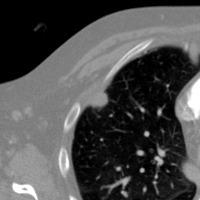
#> input picture Projeto/DataSet/all_nods_benignos/LIDC-IDRI-00431.png, 200 x 200 px, found by its file name; its folder holds only this picture in this run
$ python features.py
#> lines starting #> are read from the running program, lines starting #| are printed output that depends on the picture; after the words box and inside, x2 and y2 are one past the last pixel; in counts of white or black regions, pixels touching at a corner belong together
### Projeto/src/PDI/machine_learning.py

# Bibliotecas

import os

import matplotlib.pyplot as plt
import numpy as np
import pandas as pd
from random import shuffle

import cv2
from skimage.measure import regionprops
from skimage.filters import threshold_otsu
from vc import cut_img
from pre_proc_good import pp_good

from sklearn import metrics,svm
from sklearn.metrics import classification_report
from sklearn.ensemble import RandomForestClassifier
from sklearn.neural_network import MLPClassifier
from sklearn.neighbors import KNeighborsClassifier
from sklearn.linear_model import SGDClassifier
from sklearn.naive_bayes import GaussianNB
from sklearn import tree
from sklearn.preprocessing import MaxAbsScaler


# Preparando o dataset
def load_data(datadir, classes):
#> called with datadir = '..\\..\\DataSet'
    training_data = []
    label = []
    for classe in range(len(classes)):
        path = os.path.join(datadir, classes[classe])
        shufled_list  = list(os.listdir(path))
        shuffle(shufled_list)
        for img in shufled_list:
            img_array = cv2.imread(os.path.join(path, img), cv2.IMREAD_GRAYSCALE)
#> img_array is the input picture: shape (200, 200); min 0, max 255, mean 76.2
            #print(img_array.shape)
            img_array = cut_img(img_array)
#> in cut_img, `return imagem[c_x - l: c_x + l, c_y - a: c_y + a]`:
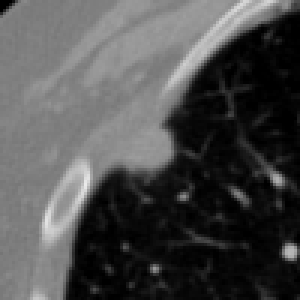
#> returned value: shape (100, 100) (shown 3 times larger); min 0, max 234, mean 76.9
            #print(img_array.shape)
            unique = np.unique(img_array)
#> unique = 226 values from 0 to 234
            if len(unique) == 1:
                continue
            training_data.append(img_array)
            label.append(classe)
#> pass 2 of the loop in load_data, `for classe in range(len(classes)):`:
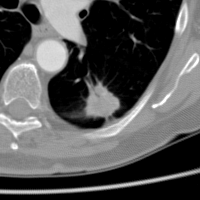
#> input picture Projeto/DataSet/all_nods_malignos/LIDC-IDRI-00010.png, 200 x 200 px, found by its file name
#> in load_data, img_array is the input picture: shape (200, 200); min 0, max 255, mean 86.3
#> in cut_img (call 2), `return imagem[c_x - l: c_x + l, c_y - a: c_y + a]`:
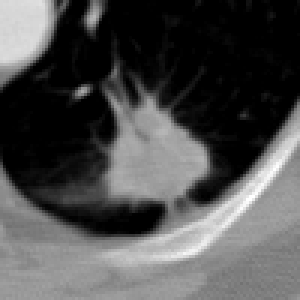
#> returned value: shape (100, 100) (shown 3 times larger); min 0, max 255, mean 78.2
#> unique = 255 values from 0 to 255
    return training_data, label


# Extração dos Atributos
def get_contours_param(contour):
    contour_area = contour[0].filled_area
    contour_perimeter = contour[0].perimeter
    contour_convex_area = contour[0].convex_area
    diameter = contour[0].equivalent_diameter
    return contour_area , contour_perimeter, contour_convex_area, diameter


def features_extraction(images):
    features_list = []
    for image in images:
        thresh = threshold_otsu(image)
        binary = np.array(image > thresh).astype(int)
        white_pixel = np.where(binary > 0)
        if len(white_pixel[0]) > 7000:
            binary = abs(1-binary) # ajuste de imagens negativas
        regions = regionprops(binary)
        contour_area , contour_perimeter, contour_convex_area, diameter = get_contours_param(regions)
        features_list.append([contour_area , contour_perimeter, contour_convex_area, diameter])
    norm = MaxAbsScaler()
    norm.fit(features_list)
    norm_features = norm.transform(features_list)
    return norm_features

# [47 lines left out: functions features_extraction_ppg, generate_svm_model, generate_SGDC_model, generate_naive_bayes_model, generate_decision_tree_model, generate_random_forest_model and 1 more, not called in this run]
def generate_knn_model(train_data,label_train_data,test_data):
    knn = KNeighborsClassifier()
    knn.fit(train_data,label_train_data)
    predicted = knn.predict(test_data)
    return predicted

# A função abaixo pega todos os classificadores
def gen_classifiers(train_data,label_train_data,test_data):
    return generate_knn_model(train_data,label_train_data,test_data),\
    generate_MLP_model(train_data,label_train_data,test_data),\
    generate_SGDC_model(train_data,label_train_data,test_data),\
    generate_svm_model(train_data,label_train_data,test_data),\
    generate_decision_tree_model(train_data,label_train_data,test_data),\
    generate_naive_bayes_model(train_data,label_train_data,test_data),\
    generate_random_forest_model(train_data,label_train_data,test_data),

### Projeto/src/PDI/vc.py
import cv2
import numpy as np
import skimage
from skimage import segmentation
from matplotlib import pyplot as plt

def cut_img(imagem, l = 50, a = 50):
    '''
    :param imagem: variável que contém a imagem.
    :param l: largura desejada para o recorte.
    :param a: altura desejada para o recorte.
    :return: recorte da imagem com seu centro no centro da imagem original.
    '''
    (c_x, c_y) = (100, 100)
    return imagem[c_x - l: c_x + l, c_y - a: c_y + a]


# [130 lines left out: functions histograma, white_to_gray, define_pleural_nod, remove_pleura, not called in this run]

### Projeto/src/PDI/features.py

import numpy as np
import pandas as pd

from src.utils.utl import show_img
from machine_learning import load_data, features_extraction, features_extraction_ppg, gen_classifiers
from sklearn.model_selection import train_test_split
from sklearn import metrics,svm
from sklearn.metrics import classification_report

# Logo, label = 0 benigno, label = 1 maligno
data, label = load_data('..\\..\\DataSet', ['all_nods_benignos','all_nods_malignos'])
#> data = 2 items; label = [0, 1]


# Extraindo atributos
features = features_extraction(data)
#> the loop in features_extraction, `for image in images:` made 2 passes
#> (thresh, white_pixel, contour_area, contour_perimeter, contour_convex_area, diameter) on passes 1 to 2: (75, 5095 positions, rows 0 to 99, columns 0 to 99, 5095, 427.4, 9463, 80.54), (82, 4715 positions, rows 0 to 99, columns 0 to 99, 4715, 610.3, 8844, 77.48)
#> pass 1, in features_extraction, `binary = np.array(image > thresh).astype(int)`:
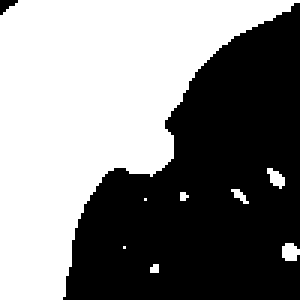
#> binary: shape (100, 100) int64 (shown 3 times larger); values 0 (black) and 1 (white), 50.9% white; 2 black regions (1 under 20 px), largest, box (x1, y1, x2, y2) and area: (21, 1, 100, 100) 4888
#> pass 2, in features_extraction, `binary = np.array(image > thresh).astype(int)`:
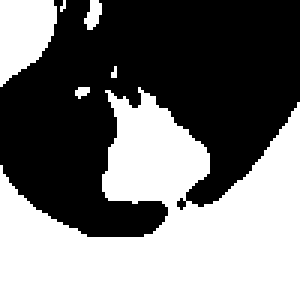
#> binary: shape (100, 100) int64 (shown 3 times larger); values 0 (black) and 1 (white), 47.1% white; 6 white regions (3 under 20 px), largest, box (x1, y1, x2, y2) and area: (0, 29, 100, 100) 4253, (0, 0, 19, 29) 398, (28, 0, 34, 10) 39
#> after the loop in features_extraction, `for image in images:`: features_list = [[5095, 427.4, 9463, 80.54], [4715, 610.3, 8844, 77.48]]
#> in features_extraction, `norm_features = norm.transform(features_list)`: norm_features = [[1, 0.7, 1, 1], [0.925, 1, 0.935, 0.962]]
#> features = [[1, 0.7, 1, 1], [0.925, 1, 0.935, 0.962]]


# Separando para teste
X_train, X_test, y_train, y_test = train_test_split(features, label, test_size=0.3)
#> X_train = [[1, 0.7, 1, 1]]; X_test = [[0.925, 1, 0.935, 0.962]]; y_train = [0]; y_test = [1]

#> (the run stopped early here; a loop or call above may not have finished)
